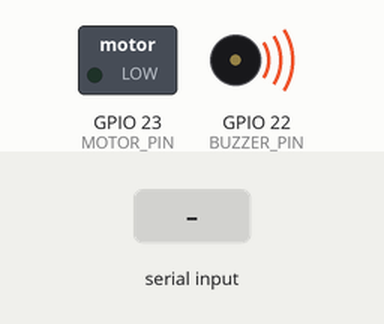
This sketch was run on a simulated ESP32. Parts: switched loads named in the sketch (green lamp = pin HIGH), buzzer (waves = sounding). Inputs (shaded band) come from the test bench. What the sketch prints to the serial monitor is not drawn.

Above: at 0.1 s.
At 1.2 s:
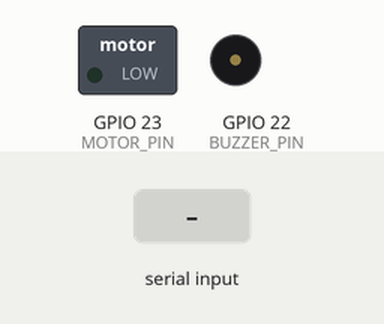
1.3 s: "TRIGGER\n" received over Serial
At 1.45 s:
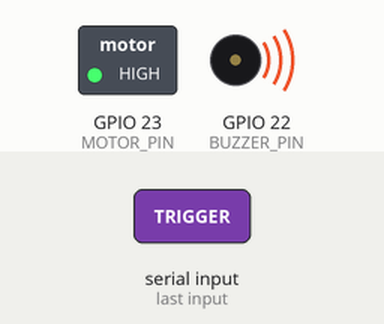
Timing chart, 0 to 4.3 s (numbered marks = the images above; inputs shaded):
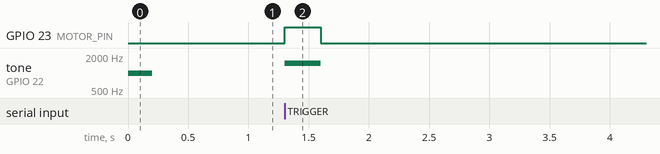

The sketch:

4_esp32_angelina.ino
```cpp
// --- PIN CONFIGURATION ---
#define MOTOR_PIN 23    // Transistor Base
#define BUZZER_PIN 22   // Buzzer (+)

void setup() {
    Serial.begin(115200);
    // Force motor LOW before pinMode to prevent brief HIGH glitch on boot
    digitalWrite(MOTOR_PIN, LOW);
    pinMode(MOTOR_PIN, OUTPUT);
    pinMode(BUZZER_PIN, OUTPUT);

    // Test beep on startup
    tone(BUZZER_PIN, 1000, 200);
    Serial.println("Angelina Wired Node Ready.");
}

void alert(bool vibe) {
    if(vibe) digitalWrite(MOTOR_PIN, HIGH);
    tone(BUZZER_PIN, 1500, 300); // 1.5kHz beep
    delay(300);
    digitalWrite(MOTOR_PIN, LOW);
}


void loop() {
    if (Serial.available() > 0) {
        String cmd = Serial.readStringUntil('\n');
        cmd.trim();

        if (cmd == "TRIGGER") {
            alert(true);  // Vibe + Beep
        }
        else if (cmd == "BUZZ") {
            alert(false); // Just beep
        }
    }
}
```

Measured:
- after the input at 1.3 s, GPIO 23 (MOTOR_PIN): LOW → HIGH at once, → LOW 0.30 s later; tone on GPIO 22 (BUZZER_PIN): silent → 1500 Hz at once, → silent 0.30 s later
